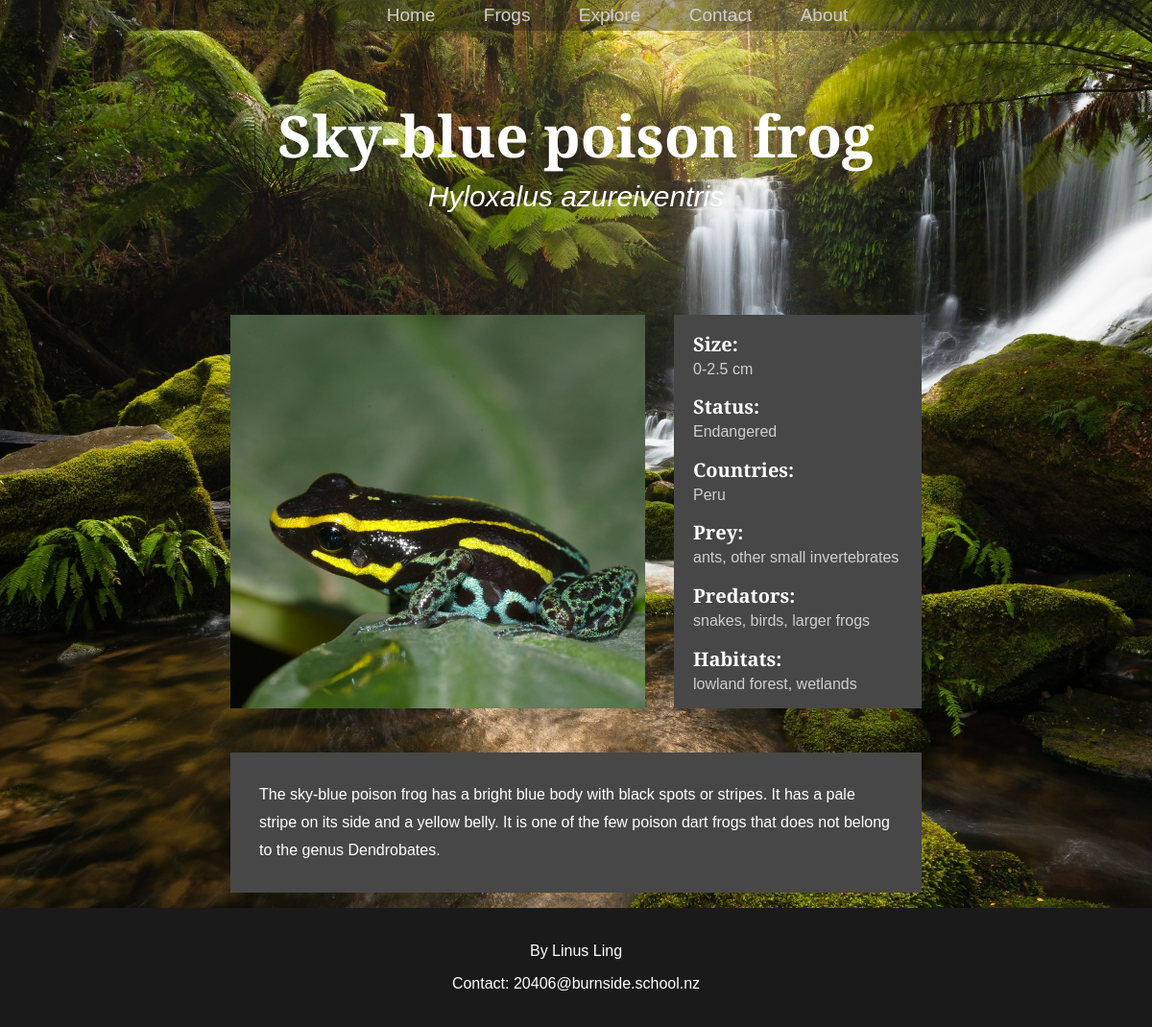
The app's page /frog/39, older data.
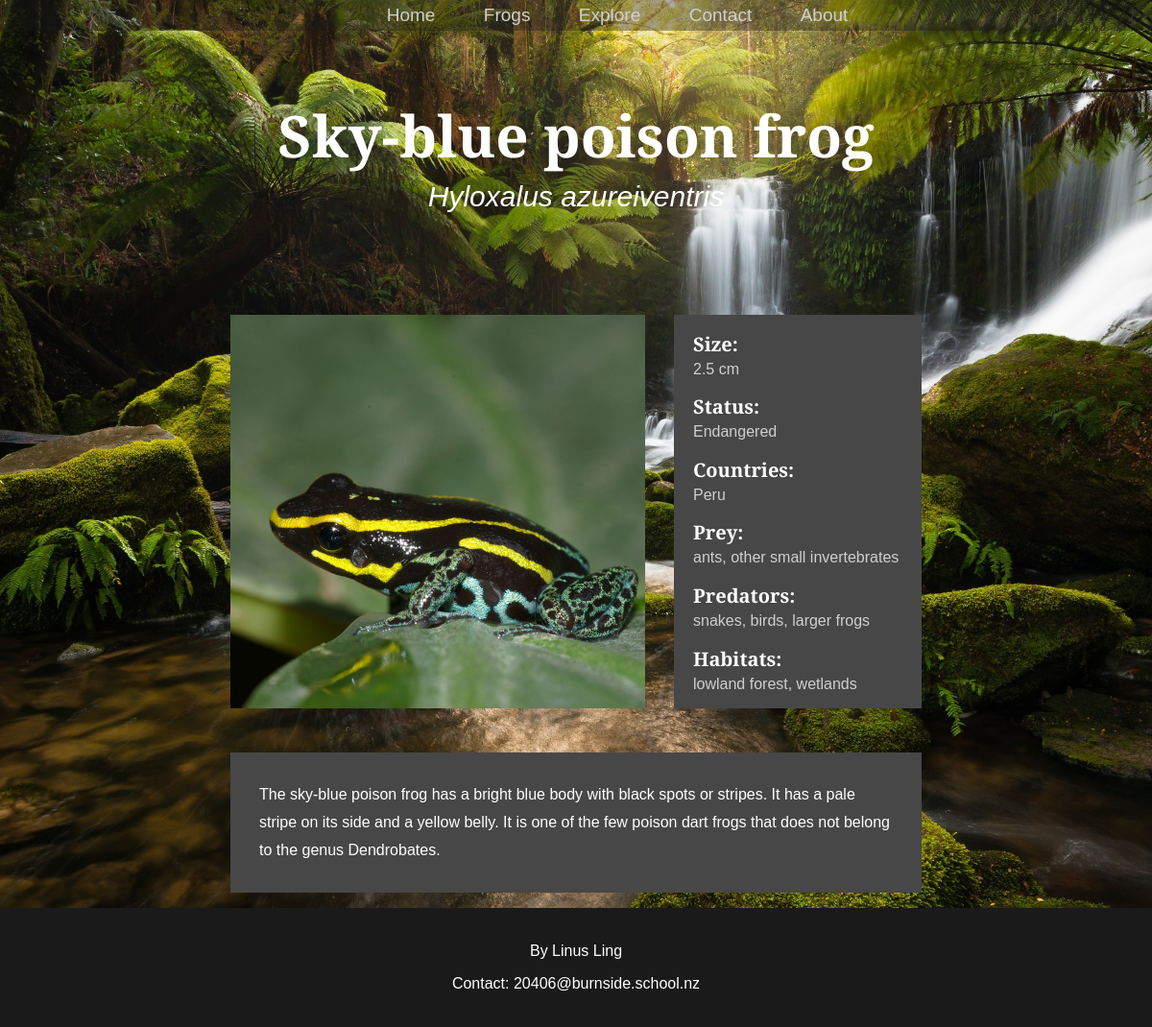
The same page, newer data.
### tables this page shows
CREATE TABLE frogs (id INTEGER PRIMARY KEY AUTOINCREMENT, name VARCHAR, image TEXT, description TEXT, scientific_name VARCHAR, min_size NUMERIC, max_size NUMERIC, status INTEGER REFERENCES statuses (id));

### routes.py (the view)
@app.route('/frog/<int:id>')
def frog(id):
    queries = [['SELECT * FROM frogs WHERE id=?', (id,)],
               ['SELECT * FROM statuses WHERE id IN(SELECT status FROM frogs WHERE id =?)', (id,)],
               ['SELECT * FROM country WHERE id IN(SELECT cid FROM FrogCountry WHERE fid =?)', (id,)],
               ['SELECT * FROM prey WHERE id IN(SELECT pid FROM FrogPrey WHERE fid =?)', (id,)],
               ['SELECT * FROM predator WHERE id IN(SELECT pid FROM FrogPredator WHERE fid =?)', (id,)],
               ['SELECT * FROM habitat WHERE id IN(SELECT hid FROM FrogHabitat WHERE fid =?)', (id,)]]
    fetchall = [False, False, True, True, True, True, True]
    frog, status, country, prey, predator, habitat = fetch_data(queries, fetchall)
    if frog is None:    # page doesn't exist!
        return render_template("success.html", title="404", status="404", reason="Page not found")
    else:
        return render_template("frog.html", frog=frog, status=status, country=country, prey=prey, predator=predator, habitat=habitat)

### routes.py (called while the page is built)
def fetch_data(queries: list, fetchall: list):
    conn = sqlite3.connect('frog.db')
    cur = conn.cursor()
    results = []
    for index, query in enumerate(queries):
        try:                                                 # checks if query[1] index exists, thefourtheye - https://stackoverflow.com/questions/29715501/how-can-i-check-if-a-list-index-exists
            cur.execute(query[0], query[1])
        except IndexError:
            cur.execute(query[0])
        if fetchall[index] is True:
            result = cur.fetchall()
        else:
            result = cur.fetchone()
        results.append(result)
    conn.close()
    return results

### templates/frog.html
{%extends "layout.html"%}
{%block content%}
<div class = "title">
    <h2>{{frog[1]}}</h2>
    <h3>{{frog[4]}}</h3>
</div>
<div class = "info_container">
    <img src = "/{{frog[2]}}" />
    <div class = "info">
        <h2>Size:</h2>
        {%if frog[5] != frog[6] %}
            <p>{{frog[5]}}-{{frog[6]}} cm</p>
        {%else%}
            <p>{{frog[6]}} cm<p>
        {%endif%}
        <h2>Status:</h2>
        <p>{{status[1]}}</p>
        <h2>Countries:</h2>
        <p>
            {%for item in country %}
                {{item[1]}}{{ "," if not loop.last }}
            {%endfor%}
        </p>
        <h2>Prey:</h2>
        <p>
            {%for item in prey %}
                {{item[1]}}{{ "," if not loop.last }}
            {%endfor%}
        </p>
        <h2>Predators:</h2>
        <p>
            {%for item in predator %}
                {{item[1]}}{{ "," if not loop.last }}
            {%endfor%}
        </p>
        <h2>Habitats:</h2>
        <p>
            {%for item in habitat %}
                {{item[1]}}{{ "," if not loop.last }}
            {%endfor%}
        </p>
    </div>
    <p class = "description">{{frog[3]}}</p>
</div>
{%endblock%}

Row changes from the older to the newer data that the page shows:
changed frogs "Sky-blue poison frog": min_size "0" → (not shown)
